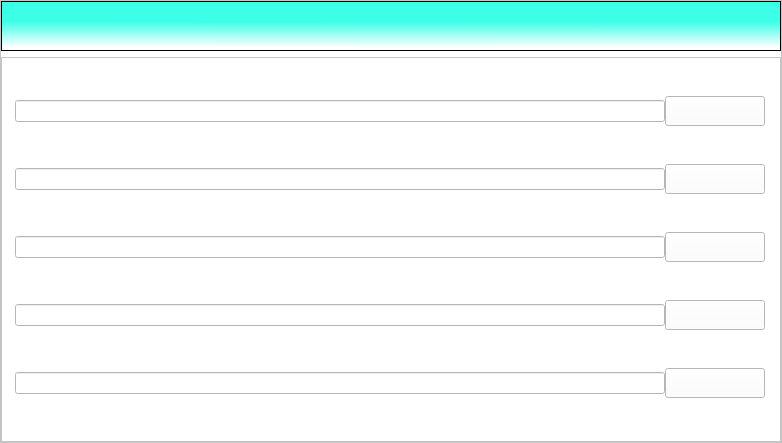
<?xml version="1.0" encoding="UTF-8"?>
<ui version="4.0">
 <class>MainWindow</class>
 <widget class="QMainWindow" name="MainWindow">
  <property name="geometry">
   <rect>
    <x>0</x>
    <y>0</y>
    <width>782</width>
    <height>443</height>
   </rect>
  </property>
  <property name="minimumSize">
   <size>
    <width>35</width>
    <height>5</height>
   </size>
  </property>
  <property name="maximumSize">
   <size>
    <width>16777215</width>
    <height>976</height>
   </size>
  </property>
  <property name="windowTitle">
   <string>ConverTube</string>
  </property>
  <property name="styleSheet">
   <string notr="true">background-color: rgb(255, 255, 255);</string>
  </property>
  <widget class="QWidget" name="centralwidget">
   <layout class="QVBoxLayout" name="verticalLayout">
    <property name="leftMargin">
     <number>0</number>
    </property>
    <property name="topMargin">
     <number>0</number>
    </property>
    <property name="rightMargin">
     <number>0</number>
    </property>
    <property name="bottomMargin">
     <number>0</number>
    </property>
    <item>
     <widget class="QFrame" name="main_frame">
      <property name="frameShape">
       <enum>QFrame::StyledPanel</enum>
      </property>
      <property name="frameShadow">
       <enum>QFrame::Raised</enum>
      </property>
      <layout class="QVBoxLayout" name="verticalLayout_4">
       <property name="leftMargin">
        <number>0</number>
       </property>
       <property name="topMargin">
        <number>0</number>
       </property>
       <property name="rightMargin">
        <number>0</number>
       </property>
       <property name="bottomMargin">
        <number>0</number>
       </property>
       <item>
        <widget class="QFrame" name="toolbar">
         <property name="minimumSize">
          <size>
           <width>150</width>
           <height>50</height>
          </size>
         </property>
         <property name="maximumSize">
          <size>
           <width>16777215</width>
           <height>50</height>
          </size>
         </property>
         <property name="styleSheet">
          <string notr="true">background-color: qlineargradient(spread:pad, x1:0.485, y1:0.415045, x2:0.480294, y2:0.932, stop:0 rgba(61, 255, 232, 255), stop:1 rgba(255, 255, 255, 255));</string>
         </property>
         <property name="frameShape">
          <enum>QFrame::StyledPanel</enum>
         </property>
         <property name="frameShadow">
          <enum>QFrame::Raised</enum>
         </property>
         <layout class="QHBoxLayout" name="horizontalLayout_4">
          <property name="leftMargin">
           <number>0</number>
          </property>
          <property name="topMargin">
           <number>0</number>
          </property>
          <property name="rightMargin">
           <number>0</number>
          </property>
          <property name="bottomMargin">
           <number>0</number>
          </property>
          <item>
           <widget class="QPushButton" name="hamburger_button">
            <property name="minimumSize">
             <size>
              <width>32</width>
              <height>32</height>
             </size>
            </property>
            <property name="maximumSize">
             <size>
              <width>32</width>
              <height>32</height>
             </size>
            </property>
            <property name="toolTip">
             <string>&lt;html&gt;&lt;head/&gt;&lt;body&gt;&lt;p&gt;&lt;span style=&quot; color:#000000;&quot;&gt;Expand Menu&lt;/span&gt;&lt;/p&gt;&lt;/body&gt;&lt;/html&gt;</string>
            </property>
            <property name="styleSheet">
             <string notr="true">background-color: rgb(0, 255, 255);</string>
            </property>
            <property name="text">
             <string/>
            </property>
            <property name="icon">
             <iconset resource="asset_loader.qrc">
              <normaloff>:/icons/assets/hamburger_button.svg</normaloff>:/icons/assets/hamburger_button.svg</iconset>
            </property>
            <property name="iconSize">
             <size>
              <width>75</width>
              <height>75</height>
             </size>
            </property>
            <property name="flat">
             <bool>true</bool>
            </property>
           </widget>
          </item>
          <item alignment="Qt::AlignRight">
           <widget class="QPushButton" name="minimize_button">
            <property name="minimumSize">
             <size>
              <width>32</width>
              <height>32</height>
             </size>
            </property>
            <property name="maximumSize">
             <size>
              <width>32</width>
              <height>32</height>
             </size>
            </property>
            <property name="toolTip">
             <string>&lt;html&gt;&lt;head/&gt;&lt;body&gt;&lt;p&gt;&lt;span style=&quot; color:#000000;&quot;&gt;Minimize Window (Ctrl+M)&lt;/span&gt;&lt;/p&gt;&lt;/body&gt;&lt;/html&gt;</string>
            </property>
            <property name="styleSheet">
             <string notr="true">background-color: rgb(0, 255, 255);</string>
            </property>
            <property name="text">
             <string/>
            </property>
            <property name="icon">
             <iconset resource="asset_loader.qrc">
              <normaloff>:/icons/assets/minimize_button.svg</normaloff>:/icons/assets/minimize_button.svg</iconset>
            </property>
            <property name="iconSize">
             <size>
              <width>20</width>
              <height>20</height>
             </size>
            </property>
            <property name="shortcut">
             <string>Ctrl+M</string>
            </property>
            <property name="flat">
             <bool>true</bool>
            </property>
           </widget>
          </item>
          <item>
           <widget class="QPushButton" name="maximize_button">
            <property name="minimumSize">
             <size>
              <width>32</width>
              <height>32</height>
             </size>
            </property>
            <property name="maximumSize">
             <size>
              <width>32</width>
              <height>32</height>
             </size>
            </property>
            <property name="toolTip">
             <string>&lt;html&gt;&lt;head/&gt;&lt;body&gt;&lt;p&gt;&lt;span style=&quot; color:#000000;&quot;&gt;Expand Window (Ctrl+E)&lt;/span&gt;&lt;/p&gt;&lt;/body&gt;&lt;/html&gt;</string>
            </property>
            <property name="styleSheet">
             <string notr="true">background-color: rgb(0, 255, 255);</string>
            </property>
            <property name="text">
             <string/>
            </property>
            <property name="icon">
             <iconset resource="asset_loader.qrc">
              <normaloff>:/icons/assets/maximize_button.svg</normaloff>:/icons/assets/maximize_button.svg</iconset>
            </property>
            <property name="iconSize">
             <size>
              <width>20</width>
              <height>20</height>
             </size>
            </property>
            <property name="shortcut">
             <string>Ctrl+E</string>
            </property>
            <property name="flat">
             <bool>true</bool>
            </property>
           </widget>
          </item>
          <item>
           <widget class="QPushButton" name="exit_button">
            <property name="minimumSize">
             <size>
              <width>32</width>
              <height>32</height>
             </size>
            </property>
            <property name="maximumSize">
             <size>
              <width>32</width>
              <height>32</height>
             </size>
            </property>
            <property name="toolTip">
             <string>&lt;html&gt;&lt;head/&gt;&lt;body&gt;&lt;p&gt;&lt;span style=&quot; color:#000000;&quot;&gt;Exit (Ctrl+Q)&lt;/span&gt;&lt;/p&gt;&lt;/body&gt;&lt;/html&gt;</string>
            </property>
            <property name="styleSheet">
             <string notr="true">background-color: rgb(0, 255, 255);</string>
            </property>
            <property name="text">
             <string/>
            </property>
            <property name="icon">
             <iconset resource="asset_loader.qrc">
              <normaloff>:/icons/assets/x.svg</normaloff>:/icons/assets/x.svg</iconset>
            </property>
            <property name="iconSize">
             <size>
              <width>20</width>
              <height>20</height>
             </size>
            </property>
            <property name="shortcut">
             <string>Ctrl+Q</string>
            </property>
            <property name="flat">
             <bool>true</bool>
            </property>
           </widget>
          </item>
         </layout>
        </widget>
       </item>
       <item>
        <widget class="QFrame" name="central_frame">
         <property name="frameShape">
          <enum>QFrame::StyledPanel</enum>
         </property>
         <property name="frameShadow">
          <enum>QFrame::Raised</enum>
         </property>
         <layout class="QHBoxLayout" name="horizontalLayout">
          <property name="leftMargin">
           <number>0</number>
          </property>
          <property name="topMargin">
           <number>0</number>
          </property>
          <property name="rightMargin">
           <number>0</number>
          </property>
          <property name="bottomMargin">
           <number>0</number>
          </property>
          <item>
           <widget class="QFrame" name="left_menu">
            <property name="minimumSize">
             <size>
              <width>0</width>
              <height>380</height>
             </size>
            </property>
            <property name="maximumSize">
             <size>
              <width>0</width>
              <height>380</height>
             </size>
            </property>
            <property name="styleSheet">
             <string notr="true">background-color: qlineargradient(spread:pad, x1:0.485, y1:0.415045, x2:0.480294, y2:0.932, stop:0 rgba(61, 255, 232, 255), stop:1 rgba(255, 255, 255, 255));</string>
            </property>
            <property name="frameShape">
             <enum>QFrame::StyledPanel</enum>
            </property>
            <property name="frameShadow">
             <enum>QFrame::Raised</enum>
            </property>
            <layout class="QVBoxLayout" name="verticalLayout_2">
             <property name="leftMargin">
              <number>0</number>
             </property>
             <property name="topMargin">
              <number>0</number>
             </property>
             <property name="rightMargin">
              <number>0</number>
             </property>
             <property name="bottomMargin">
              <number>0</number>
             </property>
             <item>
              <widget class="QPushButton" name="settings_button">
               <property name="text">
                <string/>
               </property>
               <property name="icon">
                <iconset resource="asset_loader.qrc">
                 <normaloff>:/icons/assets/settings_icon.svg</normaloff>:/icons/assets/settings_icon.svg</iconset>
               </property>
               <property name="iconSize">
                <size>
                 <width>20</width>
                 <height>20</height>
                </size>
               </property>
               <property name="flat">
                <bool>true</bool>
               </property>
              </widget>
             </item>
             <item>
              <widget class="QPushButton" name="help_button">
               <property name="text">
                <string/>
               </property>
               <property name="icon">
                <iconset resource="asset_loader.qrc">
                 <normaloff>:/icons/assets/info.svg</normaloff>:/icons/assets/info.svg</iconset>
               </property>
               <property name="iconSize">
                <size>
                 <width>24</width>
                 <height>24</height>
                </size>
               </property>
               <property name="flat">
                <bool>true</bool>
               </property>
              </widget>
             </item>
            </layout>
           </widget>
          </item>
          <item>
           <layout class="QGridLayout" name="gridLayout">
            <property name="leftMargin">
             <number>0</number>
            </property>
            <property name="rightMargin">
             <number>15</number>
            </property>
            <property name="spacing">
             <number>0</number>
            </property>
            <item row="1" column="2" alignment="Qt::AlignHCenter">
             <widget class="QPushButton" name="start_button2">
              <property name="minimumSize">
               <size>
                <width>100</width>
                <height>30</height>
               </size>
              </property>
              <property name="maximumSize">
               <size>
                <width>100</width>
                <height>30</height>
               </size>
              </property>
              <property name="text">
               <string/>
              </property>
              <property name="icon">
               <iconset resource="asset_loader.qrc">
                <normaloff>:/icons/assets/start_button.svg</normaloff>:/icons/assets/start_button.svg</iconset>
              </property>
              <property name="iconSize">
               <size>
                <width>150</width>
                <height>150</height>
               </size>
              </property>
             </widget>
            </item>
            <item row="1" column="1">
             <widget class="QLineEdit" name="url_textfield2"/>
            </item>
            <item row="2" column="1">
             <widget class="QLineEdit" name="url_textfield3"/>
            </item>
            <item row="3" column="1">
             <widget class="QLineEdit" name="url_textfield4"/>
            </item>
            <item row="4" column="2">
             <widget class="QPushButton" name="start_button5">
              <property name="minimumSize">
               <size>
                <width>100</width>
                <height>30</height>
               </size>
              </property>
              <property name="maximumSize">
               <size>
                <width>100</width>
                <height>30</height>
               </size>
              </property>
              <property name="text">
               <string/>
              </property>
              <property name="icon">
               <iconset resource="asset_loader.qrc">
                <normaloff>:/icons/assets/start_button.svg</normaloff>:/icons/assets/start_button.svg</iconset>
              </property>
              <property name="iconSize">
               <size>
                <width>150</width>
                <height>150</height>
               </size>
              </property>
             </widget>
            </item>
            <item row="3" column="0">
             <widget class="QLabel" name="url_4">
              <property name="minimumSize">
               <size>
                <width>0</width>
                <height>30</height>
               </size>
              </property>
              <property name="maximumSize">
               <size>
                <width>16777215</width>
                <height>30</height>
               </size>
              </property>
              <property name="text">
               <string/>
              </property>
              <property name="pixmap">
               <pixmap resource="asset_loader.qrc">:/icons/assets/URL_label.svg</pixmap>
              </property>
              <property name="alignment">
               <set>Qt::AlignCenter</set>
              </property>
             </widget>
            </item>
            <item row="2" column="2" alignment="Qt::AlignHCenter">
             <widget class="QPushButton" name="start_button3">
              <property name="minimumSize">
               <size>
                <width>100</width>
                <height>30</height>
               </size>
              </property>
              <property name="maximumSize">
               <size>
                <width>100</width>
                <height>30</height>
               </size>
              </property>
              <property name="text">
               <string/>
              </property>
              <property name="icon">
               <iconset resource="asset_loader.qrc">
                <normaloff>:/icons/assets/start_button.svg</normaloff>:/icons/assets/start_button.svg</iconset>
              </property>
              <property name="iconSize">
               <size>
                <width>150</width>
                <height>150</height>
               </size>
              </property>
             </widget>
            </item>
            <item row="2" column="0">
             <widget class="QLabel" name="url_3">
              <property name="minimumSize">
               <size>
                <width>0</width>
                <height>30</height>
               </size>
              </property>
              <property name="maximumSize">
               <size>
                <width>16777215</width>
                <height>30</height>
               </size>
              </property>
              <property name="text">
               <string/>
              </property>
              <property name="pixmap">
               <pixmap resource="asset_loader.qrc">:/icons/assets/URL_label.svg</pixmap>
              </property>
              <property name="alignment">
               <set>Qt::AlignCenter</set>
              </property>
             </widget>
            </item>
            <item row="4" column="0">
             <widget class="QLabel" name="url_5">
              <property name="minimumSize">
               <size>
                <width>0</width>
                <height>30</height>
               </size>
              </property>
              <property name="maximumSize">
               <size>
                <width>16777215</width>
                <height>30</height>
               </size>
              </property>
              <property name="text">
               <string/>
              </property>
              <property name="pixmap">
               <pixmap resource="asset_loader.qrc">:/icons/assets/URL_label.svg</pixmap>
              </property>
              <property name="alignment">
               <set>Qt::AlignCenter</set>
              </property>
             </widget>
            </item>
            <item row="3" column="2" alignment="Qt::AlignHCenter">
             <widget class="QPushButton" name="start_button4">
              <property name="minimumSize">
               <size>
                <width>100</width>
                <height>30</height>
               </size>
              </property>
              <property name="maximumSize">
               <size>
                <width>100</width>
                <height>30</height>
               </size>
              </property>
              <property name="text">
               <string/>
              </property>
              <property name="icon">
               <iconset resource="asset_loader.qrc">
                <normaloff>:/icons/assets/start_button.svg</normaloff>:/icons/assets/start_button.svg</iconset>
              </property>
              <property name="iconSize">
               <size>
                <width>150</width>
                <height>150</height>
               </size>
              </property>
             </widget>
            </item>
            <item row="0" column="1">
             <widget class="QLineEdit" name="url_textfield1"/>
            </item>
            <item row="4" column="1">
             <widget class="QLineEdit" name="url_textfield5"/>
            </item>
            <item row="0" column="0">
             <widget class="QLabel" name="url_1">
              <property name="minimumSize">
               <size>
                <width>0</width>
                <height>30</height>
               </size>
              </property>
              <property name="maximumSize">
               <size>
                <width>16777215</width>
                <height>30</height>
               </size>
              </property>
              <property name="text">
               <string/>
              </property>
              <property name="pixmap">
               <pixmap resource="asset_loader.qrc">:/icons/assets/URL_label.svg</pixmap>
              </property>
              <property name="alignment">
               <set>Qt::AlignCenter</set>
              </property>
             </widget>
            </item>
            <item row="1" column="0">
             <widget class="QLabel" name="url_2">
              <property name="minimumSize">
               <size>
                <width>0</width>
                <height>30</height>
               </size>
              </property>
              <property name="maximumSize">
               <size>
                <width>16777215</width>
                <height>30</height>
               </size>
              </property>
              <property name="text">
               <string/>
              </property>
              <property name="pixmap">
               <pixmap resource="asset_loader.qrc">:/icons/assets/URL_label.svg</pixmap>
              </property>
              <property name="alignment">
               <set>Qt::AlignCenter</set>
              </property>
             </widget>
            </item>
            <item row="0" column="2" alignment="Qt::AlignHCenter">
             <widget class="QPushButton" name="start_button1">
              <property name="minimumSize">
               <size>
                <width>100</width>
                <height>30</height>
               </size>
              </property>
              <property name="maximumSize">
               <size>
                <width>100</width>
                <height>30</height>
               </size>
              </property>
              <property name="toolTipDuration">
               <number>-1</number>
              </property>
              <property name="text">
               <string/>
              </property>
              <property name="icon">
               <iconset resource="asset_loader.qrc">
                <normaloff>:/icons/assets/start_button.svg</normaloff>:/icons/assets/start_button.svg</iconset>
              </property>
              <property name="iconSize">
               <size>
                <width>150</width>
                <height>150</height>
               </size>
              </property>
              <property name="flat">
               <bool>false</bool>
              </property>
             </widget>
            </item>
           </layout>
          </item>
         </layout>
        </widget>
       </item>
      </layout>
     </widget>
    </item>
   </layout>
  </widget>
 </widget>
 <tabstops>
  <tabstop>start_button1</tabstop>
  <tabstop>start_button2</tabstop>
  <tabstop>start_button3</tabstop>
  <tabstop>start_button4</tabstop>
  <tabstop>start_button5</tabstop>
 </tabstops>
 <resources>
  <include location="asset_loader.qrc"/>
 </resources>
 <connections/>
</ui>
